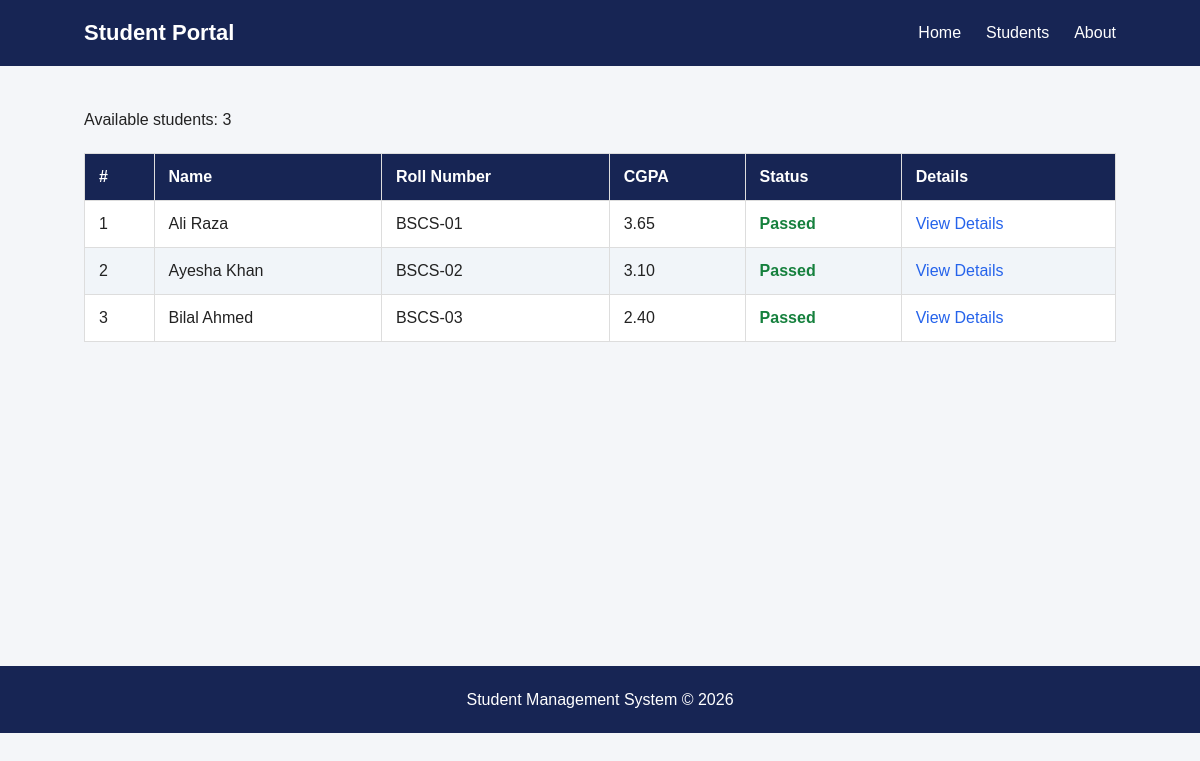
The app's page /students/students/ with its own data.
### students/models.py (models this page shows, shortened)
class Student(models.Model):
    name = models.CharField(max_length=100)
    roll_no = models.CharField(max_length=20, unique=True)
    email = models.EmailField(blank=True)
    cgpa = models.DecimalField(max_digits=3, decimal_places=2, default=0)
    is_active = models.BooleanField(default=True)
    created_at = models.DateTimeField(auto_now_add=True)
    department = models.ForeignKey(
        Department,
        on_delete=models.SET_NULL,
        null=True,
        blank=True,
        related_name='students',
    )
    class Meta:
        ordering = ['roll_no']

### students/views.py (the view)
# urls.py: path('students/', views.student_list, name='student_list'),
def student_list(request):
    students = Student.objects.all()
    query = request.GET.get('q')
    if query:
        students = students.filter(name__icontains=query)
    context = {
        'students': students,
        'total': students.count(),
        'query': query,
    }
    return render(request, 'students/student_list.html', context)

### students/templates/students/student_list.html (shortened to what this page needs)
{% extends 'base.html' %}
{% block content %}
<p>Available students: {{ students|length }}</p>
<table>
    <thead>
        <tr>
            <th>#</th>
            <th>Name</th>
            <th>Roll Number</th>
            <th>CGPA</th>
            <th>Status</th>
            <th>Details</th>
        </tr>
    </thead>
    <tbody>
        {% for student in students %}
        <tr>
            <td>{{ forloop.counter }}</td>
            <td>{{ student.name }}</td>
            <td>{{ student.roll_no }}</td>
            <td>{{ student.cgpa|floatformat:2 }}</td>
            <td>
                {% if student.cgpa >= 2.0 %}
                    <span class="passed">Passed</span>
                {% else %}
                    <span class="failed">Failed</span>
                {% endif %}
            </td>
            <td>
                <a href="{% url 'students:student_detail' student.id %}">
                    View Details
                </a>
            </td>
        </tr>
        {% empty %}
        <tr>
            <td colspan="6">
                No students found!
            </td>
        </tr>
        {% endfor %}
    </tbody>
</table>
{% endblock %}

### students/static/students/css/style.css (style rules this page uses)
* { margin: 0; padding: 0; box-sizing: border-box; }
body { font-family: Arial, sans-serif; background: #f4f6f9; color: #222; min-height: 100vh; }
p { line-height: 1.7; }
table { width: 100%; border-collapse: collapse; background: white; margin-top: 20px; }
th, td { border: 1px solid #ddd; padding: 14px; text-align: left; }
th { background: #172554; color: white; }
tr:nth-child(even) { background: #f1f5f9; }
td a { color: #2563eb; text-decoration: none; }
.passed { color: #15803d; font-weight: bold; }

### records on screen
Student: name "Ali Raza", roll_no "BSCS-01", cgpa "3.65", shows "Passed"
Student: name "Ayesha Khan", roll_no "BSCS-02", cgpa "3.10", shows "Passed"
Student: name "Bilal Ahmed", roll_no "BSCS-03", cgpa "2.40", shows "Passed"

### other values on screen
{{ students|length }} "3"
